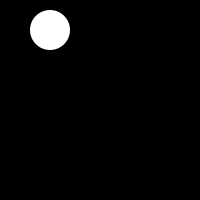
Frame 1 (no input)
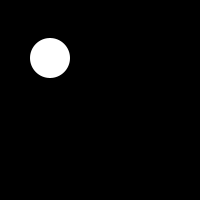
Frame 60 (the mouse pressed at the canvas centre just before this capture)
Frame 120 (the mouse held since frame 60 and released just before this capture): identical to frame 60, image omitted

The Processing sketch that drew these frames (run headless with seeded random() and noise(); from frame 60 on, the mouse is pressed at the canvas centre):

// Processing sketch: week05exercise31_1
// ── week05exercise31_1.pde
float y = 30.0;
float speed = 4.0;
float radius = 20.0;
int direction = 7;

void setup() {
size(200,200);
smooth();
noStroke();

ellipseMode(RADIUS);

}
void draw(){
background(255);
fill(0);
rect(0,0,width,height);
fill(255);
ellipse(50,y,radius,radius);
y += speed * direction;
if((y>height-radius)||(y>radius)){
  direction = -direction;
}
}
